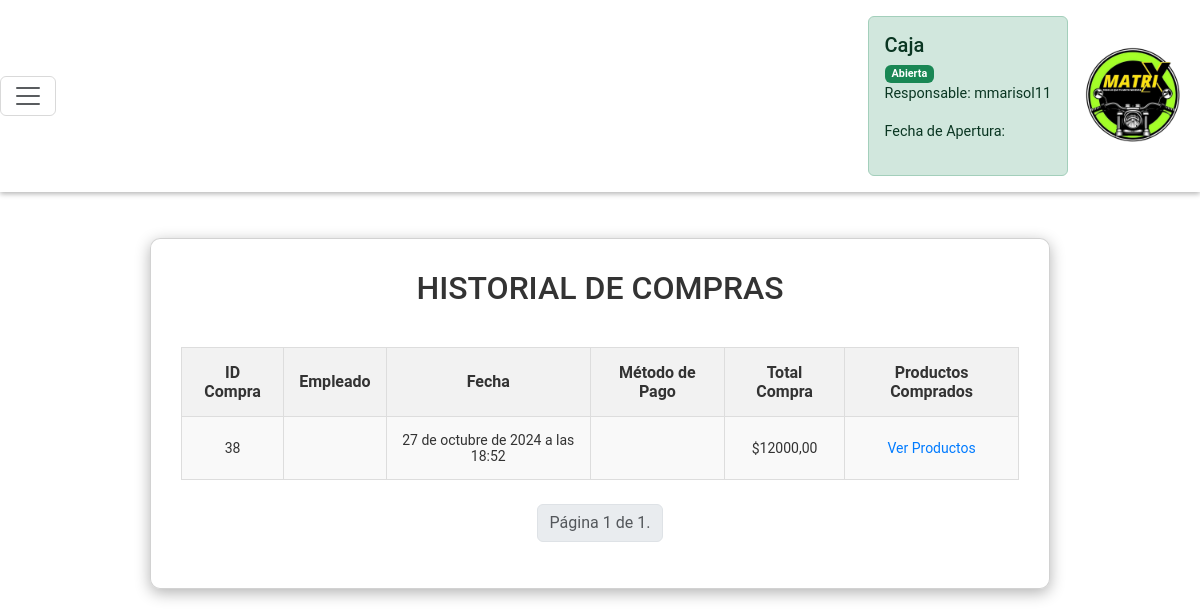
/historial_compras/ (signed in), run on the app's committed database.
### Empleados/models.py (models this page shows, shortened)
class Empleado(AbstractUser):
    dni=models.IntegerField(null=True, blank=True, verbose_name="DNI")
    dirección=models.CharField(null=True, blank=True, max_length=150)
    telefono=models.IntegerField(null=True, blank=True)

### Compras/models.py (models this page shows, shortened)
class Compra(models.Model):
    fecha_compra = models.DateTimeField(default=datetime.now)
    empleado = models.ForeignKey(Empleado, on_delete=models.CASCADE, blank=True, null=True)
    productos = models.ManyToManyField(Producto, through='compra_intermedio')
    proveedor = models.ForeignKey(Proveedor, on_delete=models.CASCADE, blank=True, null=True)
    total = models.DecimalField(default=0, max_digits=10, decimal_places=2)
    metodo_pago = models.CharField(max_length=25, choices=Metodos_Pagos, default='', blank=True)
    id_sesion = models.CharField(max_length=20, default='')
    caja = models.ForeignKey(Caja, on_delete=models.CASCADE, related_name='compras', null=True)

### Matrix/views.py (the view)
# urls.py: path('historial_compras/', views.historial_compras,name='historial_compras'),
@login_required
def historial_compras(request):
    historial_compras=Compra.objects.all()
    paginator= Paginator(historial_compras,10)
    page_number=request.GET.get('page')
    page_obj= paginator.get_page(page_number)
    return render(request,'historial_compras.html', {'historial_compras':historial_compras,'page_obj':page_obj})

### templates/historial_compras.html (shortened to what this page needs)
{% extends 'menu.html' %}
{% load static %}
{% block extra_css %}
    <link rel="stylesheet" href="{% static 'css/historial_compras.css' %}">
{% endblock %}
{% block content %}
    <div class="contenedor card">
        <h2>HISTORIAL DE COMPRAS</h2>
        <table border="1">
            <tr>
                <th>ID Compra</th>
                <th>Empleado</th>
                <th>Fecha</th>
                <th>Método de Pago</th>
                <th>Total Compra</th>
                <th>Productos Comprados</th>
            </tr>
            <tbody>
                {% for compra in historial_compras %}
                    <tr>
                        <td>{{compra.id}}</td>
                        <td>{{compra.empleado.username}}</td>
                        <td>{{compra.fecha_compra}}</td>
                        <td>{{compra.get_metodo_pago_display}}</td>
                        <td>${{compra.total}}</td>
                        <td><a href="{% url 'ver_detalle_compra' compra.id %}">Ver Productos</a></td>
                    </tr>
                {% endfor %}
            </tbody>
        </table>
        <div class="d-flex justify-content-center mt-4">
            <nav aria-label="Page navigation">
                <ul class="pagination">
                    <li class="page-item disabled">
                        <span class="page-link">Página {{ page_obj.number }} de {{ page_obj.paginator.num_pages }}.</span>
                    </li>
                </ul>
            </nav>
        </div>
    </div>
{% endblock %}

### templates/menu.html (shortened to what this page needs)
{% load static %}
<html>
<head>
    <link rel="stylesheet" href="https://cdn.jsdelivr.net/npm/bootstrap-icons@1.11.3/font/bootstrap-icons.min.css">
    <link href="https://cdn.lineicons.com/4.0/lineicons.css" rel="stylesheet" />
    <link href="https://cdn.jsdelivr.net/npm/bootstrap@5.3.0-alpha3/dist/css/bootstrap.min.css" rel="stylesheet"
>
    <link rel="stylesheet" href="{% static 'css/menu.css' %}">
    {% block extra_css %} {% endblock %}
</head>
<body>
    <div class="wrapper">
        <nav class="navbar navbar-expand-light">
            <button class="navbar-toggler" type="button" data-bs-toggle="collapse" data-bs-target="#navbarNav" aria-controls="navbarNav" aria-expanded="false" aria-label="Toggle navigation">
                <span class="navbar-toggler-icon"></span>
            </button>
            <div class="d-flex align-items-center">
                <div class="col-xxl">
                    {% if request.session.caja_abierta %}
                        <div class="alert alert-success" role="alert">
                            <h5 class="alert-heading">Caja</h5>
                            <span class="badge bg-success">Abierta</span>
                            <p>Responsable: {{ request.session.empleado }}</p>
                            <p>Fecha de Apertura: {{ request.session.fecha_apertura }}</p>
                        </div>
                    {% else %}
                        <div class="alert alert-danger" role="alert">
                            <h5 class="alert-heading">Estado Caja</h5>
                            <span class="badge bg-danger">Cerrada</span>
                        </div>
                    {% endif %}
                </div>
                <div class="navbar-brand ms-2">
                    <img src="{% static 'IMAGENES/logoOficialMatrix.png' %}" alt="Logo" class="logo">
                </div>
            </div>
        </nav>
        <div class="main p-3">
            {% block content %}{% endblock %}
        </div>
    </div>
</body>
</html>

### static/css/menu.css (style rules this page uses)
body { font-family: 'Roboto',sans-serif; }
.wrapper { display: flex; flex-direction: column; height: 100vh; }
.navbar { box-shadow: 0 2px 5px rgba(4, 0, 0, 0.287); }
.logo { width: 100px; }

### static/css/historial_compras.css (style rules this page uses)
.contenedor { display: flex; justify-content: center; align-items: center; width: 100%; max-width: 900px; margin: 30px auto; }
body { background-color: white; }
.card { background-color: rgba(255, 255, 255, 0.7); border-radius: 10px; box-shadow: 0 4px 15px rgba(0, 0, 0, 0.3); padding: 30px; width: 90%; display: flex; flex-direction: column; transition: transform 0.3s; }
h2 { color: #333; text-align: center; margin-bottom: 20px; }
table { width: 100%; border-collapse: collapse; margin-top: 20px; }
th, td { padding: 15px; text-align: center; border: 1px solid #ddd; }
th { background-color: #f2f2f2; color: #333; }
tr { background-color: #f9f9f9; }
a { text-decoration: none; color: #007bff; transition: color 0.3s; }
td { font-size: 14px; color: #333; }
th { font-size: 16px; }

### templates/menu.html (style rules this page uses)
nav { background-color: rgba(255, 255, 255, 0.9); }
.alert { margin: 0.5rem; font-size: 0.9rem; }

### data on the page
Empleado: session.empleado "mmarisol11"
Compra: id "38", fecha_compra "27 de octubre de 2024 a las 18:52", total "12000,00"

### other printed values
{{ page_obj.number }} "1"
{{ page_obj.paginator.num_pages }} "1"
